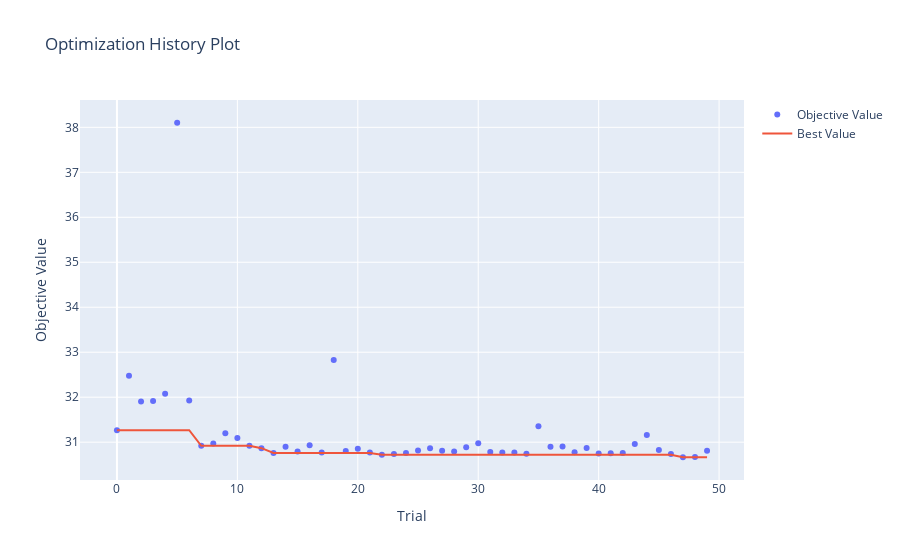

Notebook source saved alongside this figure:
### Code cell
optuna.visualization.plot_optimization_history(study)

### Figure 1 — Plotly figure (JSON) as saved in the notebook; plotly's stock layout.template omitted (floating-point values rounded to 4 significant figures)
{"data": [{"mode": "markers", "name": "Objective Value", "type": "scatter", "x": [0, 1, 2, 3, 4, 5, 6, 7, 8, 9, 10, 11, 12, 13, 14, 15, 16, 17, 18, 19, 20, 21, 22, 23, 24, 25, 26, 27, 28, 29, 30, 31, 32, 33, 34, 35, 36, 37, 38, 39, 40, 41, 42, 43, 44, 45, 46, 47, 48, 49], "y": [31.27, 32.48, 31.9, 31.92, 32.08, 38.1, 31.93, 30.92, 30.97, 31.2, 31.09, 30.92, 30.87, 30.76, 30.9, 30.79, 30.93, 30.77, 32.83, 30.8, 30.85, 30.77, 30.72, 30.74, 30.76, 30.82, 30.87, 30.81, 30.8, 30.89, 30.98, 30.78, 30.77, 30.77, 30.74, 31.35, 30.9, 30.9, 30.78, 30.87, 30.75, 30.75, 30.76, 30.96, 31.16, 30.83, 30.74, 30.66, 30.67, 30.81]}, {"mode": "lines", "name": "Best Value", "type": "scatter", "x": [0, 1, 2, 3, 4, 5, 6, 7, 8, 9, 10, 11, 12, 13, 14, 15, 16, 17, 18, 19, 20, 21, 22, 23, 24, 25, 26, 27, 28, 29, 30, 31, 32, 33, 34, 35, 36, 37, 38, 39, 40, 41, 42, 43, 44, 45, 46, 47, 48, 49], "y": [31.27, 31.27, 31.27, 31.27, 31.27, 31.27, 31.27, 30.92, 30.92, 30.92, 30.92, 30.92, 30.87, 30.76, 30.76, 30.76, 30.76, 30.76, 30.76, 30.76, 30.76, 30.76, 30.72, 30.72, 30.72, 30.72, 30.72, 30.72, 30.72, 30.72, 30.72, 30.72, 30.72, 30.72, 30.72, 30.72, 30.72, 30.72, 30.72, 30.72, 30.72, 30.72, 30.72, 30.72, 30.72, 30.72, 30.72, 30.66, 30.66, 30.66]}, {"marker": {"color": "#cccccc"}, "mode": "markers", "name": "Infeasible Trial", "showlegend": false, "type": "scatter", "x": [], "y": []}], "layout": {"title": {"text": "Optimization History Plot"}, "xaxis": {"title": {"text": "Trial"}}, "yaxis": {"title": {"text": "Objective Value"}}}}
